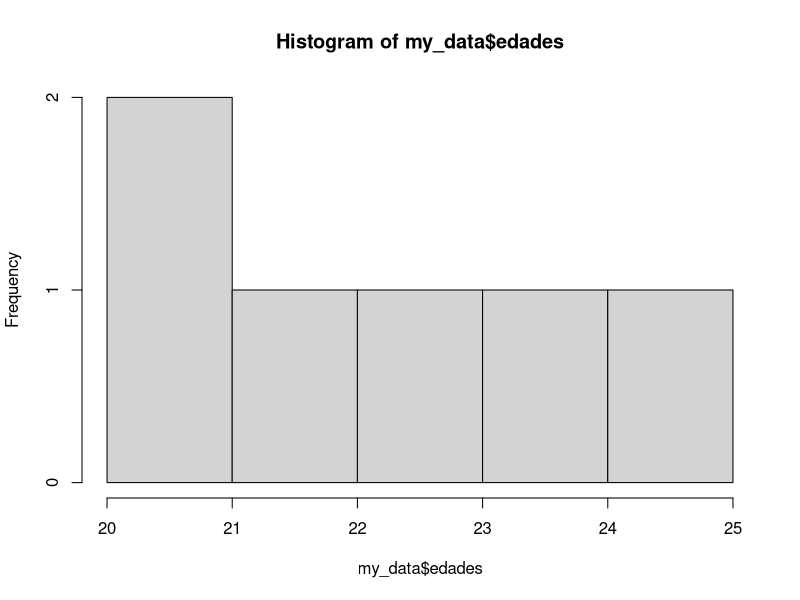

The R source for this figure:
## ---- chunk 1
nombres <- c("Evelina", "Joaquín", "Joan", "Gerónimo", "Michelle", "Lautaro") 
edades <- c(22,23,21,24,20,25) 
my_data <- data.frame(nombres,edades)
## ---- chunk 2
print(my_data)
## ---- chunk 3
hist(my_data$edades)
